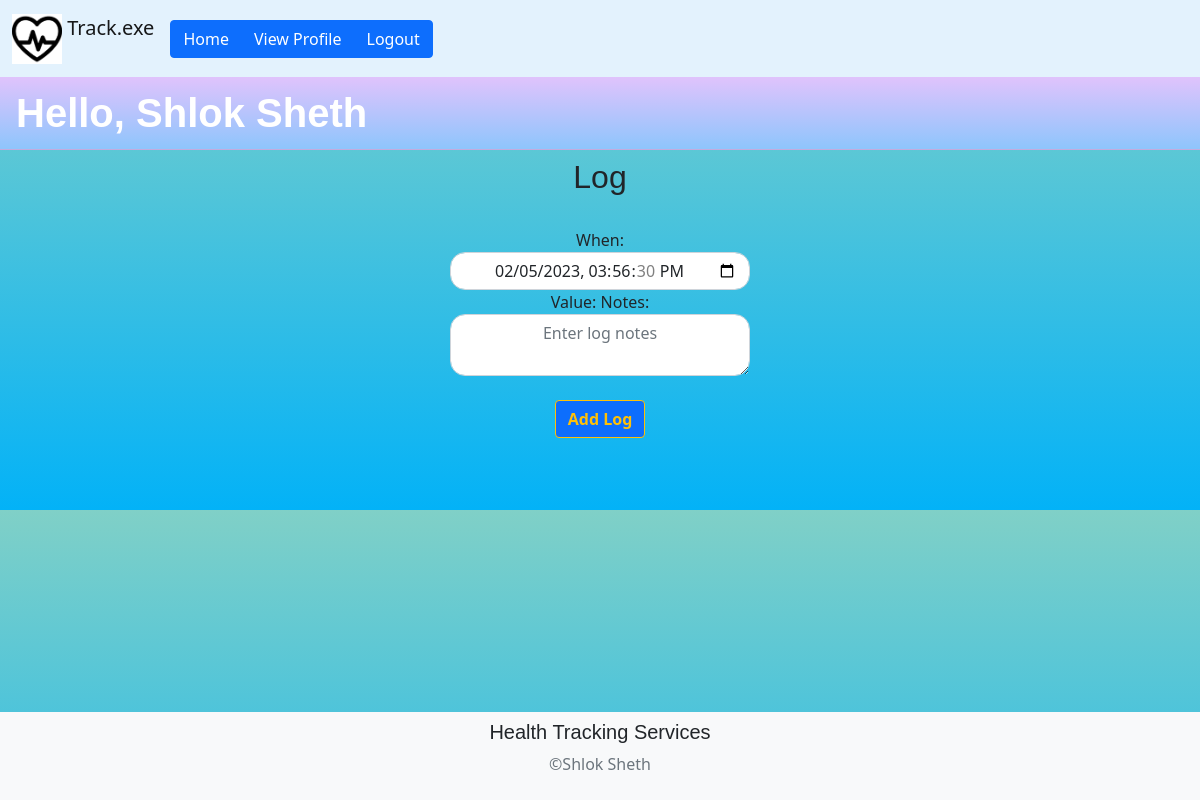
The page /add-log-page/1 (signed in) on the database as committed earlier.
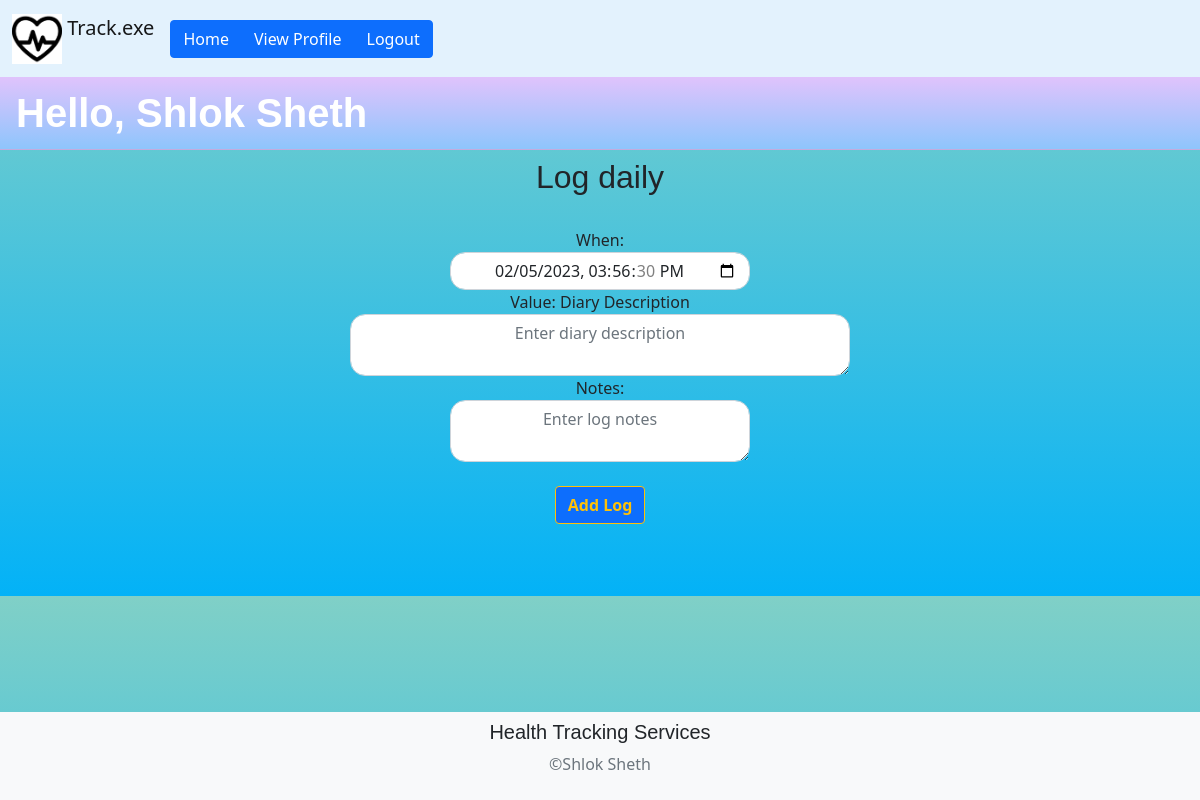
The same page on the database as committed later.
### main.py (models this page shows)
class Tracker(db.Model):
    id = db.Column(db.Integer, primary_key=True)
    name = db.Column(db.String(150))
    description = db.Column(db.String(150))
    tracker_type = db.Column(db.String(150))
    settings = db.Column(db.String(150))
    log = db.relationship('Log')
    user_id = db.Column(db.Integer, db.ForeignKey('user.id'))

### main.py (the view)
@app.route('/add-log-page/<int:record_id>', methods=['GET', 'POST'])
@login_required
def add_log(record_id):
    this_tracker = Tracker.query.get(record_id)
    now = datetime.datetime.now()
    try:
        if request.method == 'POST':
            when = request.form.get('date')
            value = request.form.get('value')
            notes = request.form.get('notes')
            new_log = Log(timestamp=when, value=value, notes=notes, tracker_id=record_id, user_id=current_user.id,added_date_time=now)
            db.session.add(new_log)
            db.session.commit()
            flash('New Log Added For ' + this_tracker.name + ' Tracker', category='success')
            return redirect(url_for('home'))
    except Exception as e:
        print(e)
        flash('Something went wrong.', category='error')
    return render_template("add_log_page.html", user=current_user, tracker=this_tracker, now=now)

### main.py (called while the page is built)
@login_manager.user_loader
def load_user(id):
    return User.query.get(int(id))

### templates/add_log_page.html (shortened to what this page needs)
{% extends 'base.html' %}
{% block content %}
        <h1 align="left" class="card-header text-white" style="background: -webkit-linear-gradient(bottom, #8EC5FC, #E0C3FC);">Hello, {{ user.fullname }}</h1>
<form method="post">
    <div class="form-group">
        <h2 align="center">Log {{tracker.name}}</h2>
        <div align="center">
            <br>
             <label for="date">When: </label>
        <input
            type="datetime-local"
            class="form-control"
            id="date"
            name="date"
            style="width: 300px; border-radius: 15px; text-align: center"
            value="{{now}}"
            required
        />
        <label for="value">Value: </label>
{% if tracker.tracker_type=='Numerical'  %}
        <input
            type="number"
            class="form-control"
            id="value"
            name="value"
            placeholder="Enter Number"
            maxlength="30"
            style="width: 300px; border-radius: 15px; text-align: center"
            required
        />
{% elif tracker.tracker_type=='Diary' %}
            <label for="diary description">Diary Description</label>
            <textarea
                class="form-control"
                id="value"
                name="value"
                placeholder="Enter diary description"
                style="width: 500px; border-radius: 15px; text-align: center"
                required
            ></textarea>
{% elif tracker.tracker_type=='Boolean' %}
            <br>
            <input type="radio" id="value" name="value" value="True" checked>
             <label for="value">True</label><br>
             <input type="radio" id="value" name="value" value="False">
             <label for="value">False</label><br>
{% endif %}
            <label for="notes">Notes: </label>
        <textarea
            class="form-control"
            id="notes"
            name="notes"
            placeholder="Enter log notes"
            maxlength="200"
            style="width: 300px; border-radius: 15px; text-align: center"
        ></textarea>
            <br>
            <button type="submit" class="btn btn-primary btn-outline-warning"><b>Add Log</b></button>
        </div>
    </div>
</form>
{% endblock %}

Rows that differ between the two databases and show on the page:
added Tracker: name "daily"
Other text that changed with them:
text now shown: "Diary Description"
